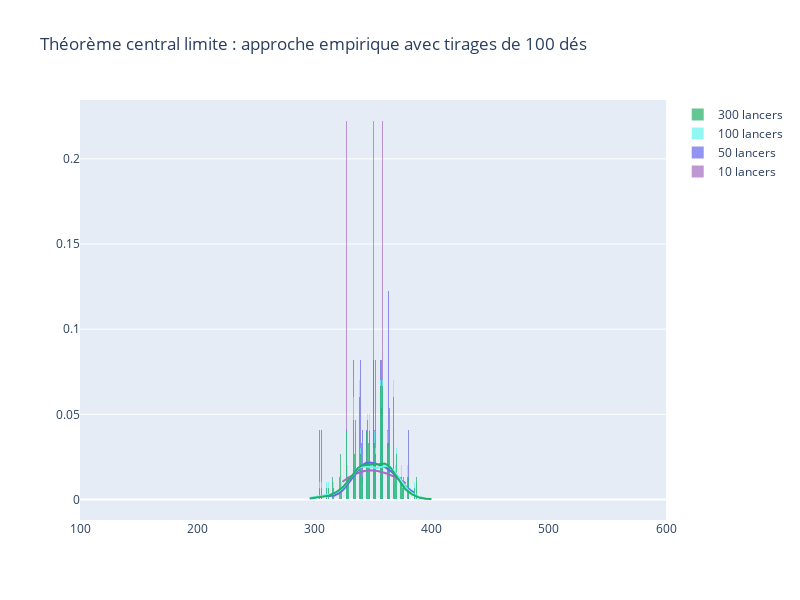

The cell this chart's notebook holds for it:
### Code cell
group_labels = ['10 lancers', '50 lancers', '100 lancers', '300 lancers']
colors = ['#A56CC1', '#6666EC', '#63F5EF', '#22AF66']

fig = ff.create_distplot(des100_data, group_labels, colors=colors,
                         bin_size=.5, show_rug=False)

# Add title
fig.update_layout(title_text='Théorème central limite : approche empirique avec tirages de 100 dés', 
                  width=800, 
                  height=600)

fig.update_xaxes(range=[100, 600])
fig.show()

### Figure 1 — Plotly figure (JSON) as saved in the notebook; plotly's stock layout.template omitted (floating-point values rounded to 4 significant figures; data arrays with more than 128 entries replaced by an {"elided": "..."} marker saying what was removed)
{"data": [{"autobinx": false, "histnorm": "probability density", "legendgroup": "10 lancers", "marker": {"color": "#A56CC1"}, "name": "10 lancers", "opacity": 0.7, "type": "histogram", "x": [378, 327, 348, 324, 350, 372, 365, 358, 336, 343], "xaxis": "x", "xbins": {"end": 378, "size": 0.5, "start": 324}, "yaxis": "y"}, {"autobinx": false, "histnorm": "probability density", "legendgroup": "50 lancers", "marker": {"color": "#6666EC"}, "name": "50 lancers", "opacity": 0.7, "type": "histogram", "x": [378, 327, 348, 324, 350, 372, 365, 358, 336, 343, 341, 339, 365, 337, 351, 366, 304, 363, 367, 365, 352, 339, 344, 333, 365, 348, 371, 352, 336, 333, 357, 380, 348, 357, 356, 347, 385, 343, 350, 348, 337, 343, 362, 377, 342, 306, 363, 363, 356, 336], "xaxis": "x", "xbins": {"end": 385, "size": 0.5, "start": 304}, "yaxis": "y"}, {"autobinx": false, "histnorm": "probability density", "legendgroup": "100 lancers", "marker": {"color": "#63F5EF"}, "name": "100 lancers", "opacity": 0.7, "type": "histogram", "x": {"elided": "200 int values"}, "xaxis": "x", "xbins": {"end": 400, "size": 0.5, "start": 296}, "yaxis": "y"}, {"autobinx": false, "histnorm": "probability density", "legendgroup": "300 lancers", "marker": {"color": "#22AF66"}, "name": "300 lancers", "opacity": 0.7, "type": "histogram", "x": {"elided": "300 int values"}, "xaxis": "x", "xbins": {"end": 400, "size": 0.5, "start": 296}, "yaxis": "y"}, {"legendgroup": "10 lancers", "marker": {"color": "#A56CC1"}, "mode": "lines", "name": "10 lancers", "showlegend": false, "type": "scatter", "x": {"elided": "500 float values"}, "xaxis": "x", "y": {"elided": "500 float values"}, "yaxis": "y"}, {"legendgroup": "50 lancers", "marker": {"color": "#6666EC"}, "mode": "lines", "name": "50 lancers", "showlegend": false, "type": "scatter", "x": {"elided": "500 float values"}, "xaxis": "x", "y": {"elided": "500 float values"}, "yaxis": "y"}, {"legendgroup": "100 lancers", "marker": {"color": "#63F5EF"}, "mode": "lines", "name": "100 lancers", "showlegend": false, "type": "scatter", "x": {"elided": "500 float values"}, "xaxis": "x", "y": {"elided": "500 float values"}, "yaxis": "y"}, {"legendgroup": "300 lancers", "marker": {"color": "#22AF66"}, "mode": "lines", "name": "300 lancers", "showlegend": false, "type": "scatter", "x": {"elided": "500 float values"}, "xaxis": "x", "y": {"elided": "500 float values"}, "yaxis": "y"}], "layout": {"barmode": "overlay", "height": 600, "hovermode": "closest", "legend": {"traceorder": "reversed"}, "title": {"text": "Théorème central limite : approche empirique avec tirages de 100 dés"}, "width": 800, "xaxis": {"anchor": "y2", "domain": [0, 1], "range": [100, 600], "zeroline": false}, "yaxis": {"anchor": "free", "domain": [0, 1], "position": 0}}}
